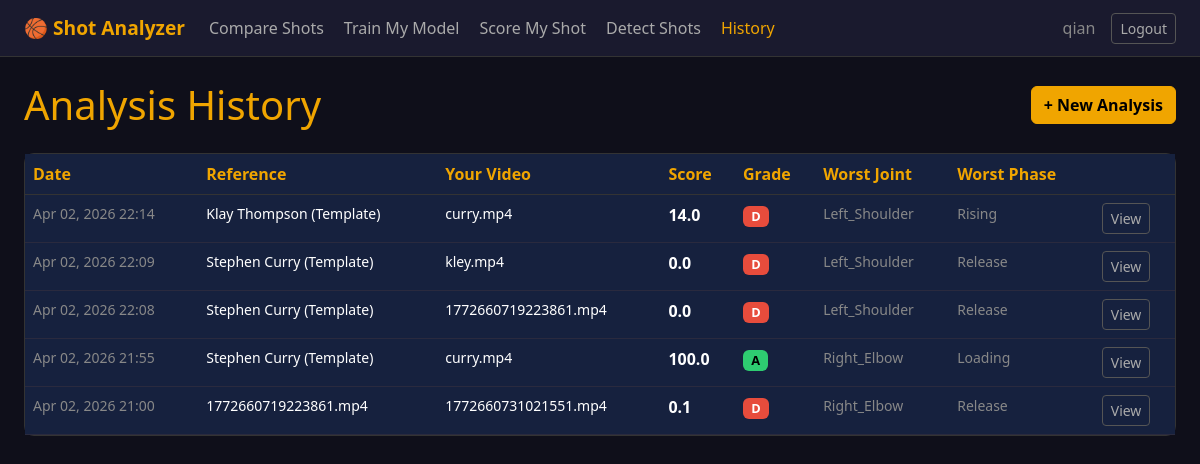
Before: /history/ (signed in) with the older database file.
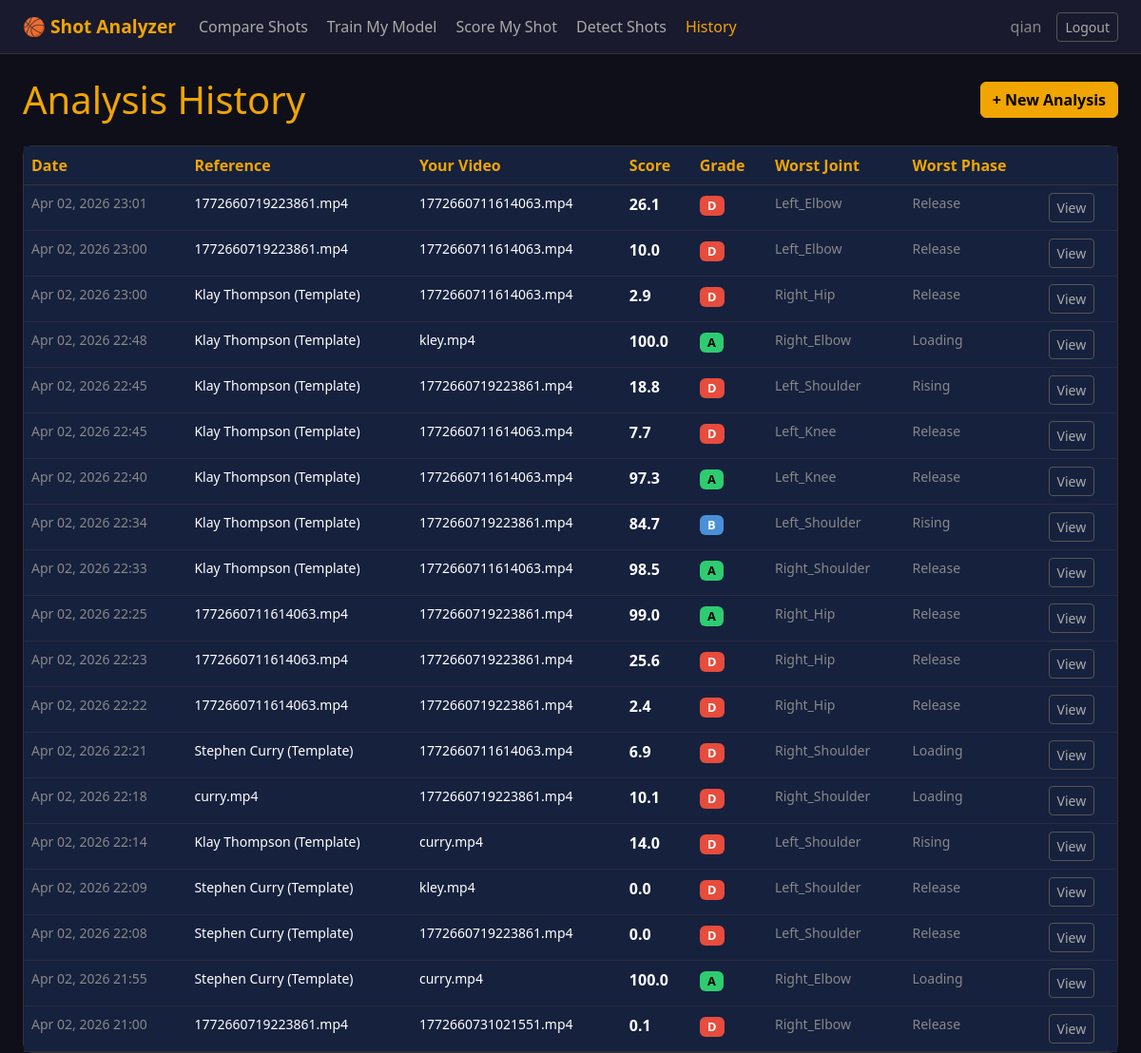
After: the same page with the newer database file.
### shot_analyzer/models.py (models this page shows, shortened)
class AnalysisSession(models.Model):
    user = models.ForeignKey(User, on_delete=models.CASCADE, related_name='sessions')
    created_at = models.DateTimeField(auto_now_add=True)
    ref_video_name = models.CharField(max_length=255)
    user_video_name = models.CharField(max_length=255)
    overall_score = models.FloatField()
    grade = models.CharField(max_length=5)
    most_inconsistent_joint = models.CharField(max_length=50)
    most_inconsistent_phase = models.CharField(max_length=50)
    feedback_json = models.TextField()       # JSON list[str]
    joint_scores_json = models.TextField()   # JSON list[dict]
    chart_score_card = models.TextField()    # base64 PNG
    chart_radar = models.TextField()         # base64 PNG
    chart_joint_bars = models.TextField()    # base64 PNG
    chart_angle_curves = models.TextField(blank=True)  # base64 PNG
    phase_scores_json  = models.TextField(default='[]')  # JSON list[dict]
    class Meta:
        ordering = ['-created_at']

### shot_analyzer/views.py (the view)
# urls.py: path('history/',            views.history,             name='history'),
@login_required
def history(request):
    sessions = AnalysisSession.objects.filter(user=request.user)
    return render(request, 'shot_analyzer/history.html', {'sessions': sessions})

### shot_analyzer/templates/shot_analyzer/history.html (shortened to what this page needs)
{% extends 'shot_analyzer/base.html' %}
{% block content %}
<div class="d-flex align-items-center justify-content-between mb-4">
  <h1 class="mb-0">Analysis History</h1>
  <a href="{% url 'compare' %}" class="btn btn-primary">+ New Analysis</a>
</div>
{% if sessions %}
<div class="card">
  <div class="card-body p-0">
    <table class="table table-dark table-hover mb-0">
      <thead>
        <tr>
          <th>Date</th>
          <th>Reference</th>
          <th>Your Video</th>
          <th>Score</th>
          <th>Grade</th>
          <th>Worst Joint</th>
          <th>Worst Phase</th>
          <th></th>
        </tr>
      </thead>
      <tbody>
        {% for s in sessions %}
        <tr>
          <td class="text-muted small">{{ s.created_at|date:"M d, Y H:i" }}</td>
          <td class="small">{{ s.ref_video_name }}</td>
          <td class="small">{{ s.user_video_name }}</td>
          <td class="fw-bold score-color-{{ s.grade|lower }}">{{ s.overall_score }}</td>
          <td><span class="badge badge-{{ s.grade|lower }}">{{ s.grade }}</span></td>
          <td class="text-muted small">{{ s.most_inconsistent_joint|title }}</td>
          <td class="text-muted small">{{ s.most_inconsistent_phase }}</td>
          <td>
            <a href="{% url 'results' s.id %}" class="btn btn-outline-secondary btn-sm">View</a>
          </td>
        </tr>
        {% endfor %}
      </tbody>
    </table>
  </div>
</div>
{% endif %}
{% endblock %}

### shot_analyzer/templates/shot_analyzer/base.html (shortened to what this page needs)
<!DOCTYPE html>
<html lang="en">
<head>
  <link href="https://cdn.jsdelivr.net/npm/bootstrap@5.3.0/dist/css/bootstrap.min.css" rel="stylesheet">
</head>
<body>
<nav class="navbar navbar-expand-lg">
  <div class="container-fluid px-4">
    <a class="navbar-brand" href="{% url 'home' %}">🏀 Shot Analyzer</a>
    <div class="collapse navbar-collapse" id="navMenu">
      {% if user.is_authenticated %}
      <ul class="navbar-nav me-auto gap-1">
        <li class="nav-item">
          <a class="nav-link {% if request.resolver_match.url_name == 'compare' %}active{% endif %}"
             href="{% url 'compare' %}">Compare Shots</a>
        </li>
        <li class="nav-item">
          <a class="nav-link {% if request.resolver_match.url_name == 'training' %}active{% endif %}"
             href="{% url 'training' %}">Train My Model</a>
        </li>
        <li class="nav-item">
          <a class="nav-link {% if request.resolver_match.url_name == 'score' %}active{% endif %}"
             href="{% url 'score' %}">Score My Shot</a>
        </li>
        <li class="nav-item">
          <a class="nav-link {% if request.resolver_match.url_name == 'detect_shots' %}active{% endif %}"
             href="{% url 'detect_shots' %}">Detect Shots</a>
        </li>
        <li class="nav-item">
          <a class="nav-link {% if request.resolver_match.url_name == 'history' %}active{% endif %}"
             href="{% url 'history' %}">History</a>
        </li>
      </ul>
      <ul class="navbar-nav ms-auto align-items-center gap-2">
        <li class="nav-item">
          <span class="nav-link text-muted">{{ user.username }}</span>
        </li>
        <li class="nav-item">
          <a class="btn btn-outline-secondary btn-sm" href="{% url 'logout' %}">Logout</a>
        </li>
      </ul>
      {% endif %}
    </div>
  </div>
</nav>
<div class="container-fluid px-4 mt-4" style="max-width: 1400px;">
  {% block content %}{% endblock %}
</div>
</body>
</html>

### shot_analyzer/templates/shot_analyzer/base.html (style rules this page uses)
body { background-color: #0F0F1A; color: #FFFFFF; min-height: 100vh; }
.navbar { background-color: #1A1A2E !important; border-bottom: 1px solid #333; }
.navbar-brand { color: #F0A500 !important; font-weight: 700; font-size: 1.2rem; }
.nav-link { color: #AAAAAA !important; }
.nav-link:hover, .nav-link.active { color: #F0A500 !important; }
.card { background-color: #1A1A2E; border: 1px solid #333; border-radius: 10px; }
h1, h2, h3, h4 { color: #F0A500; }
.btn-primary { background-color: #F0A500; border-color: #F0A500; color: #000; font-weight: 600; }
.btn-outline-secondary { color: #AAAAAA; border-color: #555; }
.table { color: #EEE; }
.table-dark { --bs-table-bg: #16213E; --bs-table-border-color: #333; }
.table th { color: #F0A500; border-color: #333 !important; }
.table td { border-color: #2a2a3e !important; }
.badge { font-size: 0.8rem; }
.badge-a { background-color: #2ECC71 !important; color: #000; }
.badge-b { background-color: #4A90D9 !important; }
.badge-d { background-color: #E74C3C !important; }
.score-color-a { color: #2ECC71; }
.score-color-b { color: #4A90D9; }
.score-color-d { color: #E74C3C; }
.text-muted { color: #888 !important; }

Changed rows visible on the page:
added AnalysisSession: created_at "Apr 02, 2026 23:01", ref_video_name "1772660719223861.mp4", user_video_name "1772660711614063.mp4", overall_score "26.1", grade "D", most_inconsistent_joint "Left_Elbow", most_inconsistent_phase "Release"
added AnalysisSession: created_at "Apr 02, 2026 23:00", ref_video_name "1772660719223861.mp4", user_video_name "1772660711614063.mp4", overall_score "10.0", grade "D", most_inconsistent_joint "Left_Elbow", most_inconsistent_phase "Release"
added AnalysisSession: created_at "Apr 02, 2026 23:00", ref_video_name "Klay Thompson (Template)", user_video_name "1772660711614063.mp4", overall_score "2.9", grade "D", most_inconsistent_joint "Right_Hip", most_inconsistent_phase "Release"
added AnalysisSession: created_at "Apr 02, 2026 22:48", ref_video_name "Klay Thompson (Template)", user_video_name "kley.mp4", overall_score "100.0", grade "A", most_inconsistent_joint "Right_Elbow", most_inconsistent_phase "Loading"
added AnalysisSession: created_at "Apr 02, 2026 22:45", ref_video_name "Klay Thompson (Template)", user_video_name "1772660719223861.mp4", overall_score "18.8", grade "D", most_inconsistent_joint "Left_Shoulder", most_inconsistent_phase "Rising"
added AnalysisSession: created_at "Apr 02, 2026 22:45", ref_video_name "Klay Thompson (Template)", user_video_name "1772660711614063.mp4", overall_score "7.7", grade "D", most_inconsistent_joint "Left_Knee", most_inconsistent_phase "Release"
added AnalysisSession: created_at "Apr 02, 2026 22:40", ref_video_name "Klay Thompson (Template)", user_video_name "1772660711614063.mp4", overall_score "97.3", grade "A", most_inconsistent_joint "Left_Knee", most_inconsistent_phase "Release"
added AnalysisSession: created_at "Apr 02, 2026 22:34", ref_video_name "Klay Thompson (Template)", user_video_name "1772660719223861.mp4", overall_score "84.7", grade "B", most_inconsistent_joint "Left_Shoulder", most_inconsistent_phase "Rising"
added AnalysisSession: created_at "Apr 02, 2026 22:33", ref_video_name "Klay Thompson (Template)", user_video_name "1772660711614063.mp4", overall_score "98.5", grade "A", most_inconsistent_joint "Right_Shoulder", most_inconsistent_phase "Release"
added AnalysisSession: created_at "Apr 02, 2026 22:25", ref_video_name "1772660711614063.mp4", user_video_name "1772660719223861.mp4", overall_score "99.0", grade "A", most_inconsistent_joint "Right_Hip", most_inconsistent_phase "Release"
added AnalysisSession: created_at "Apr 02, 2026 22:23", ref_video_name "1772660711614063.mp4", user_video_name "1772660719223861.mp4", overall_score "25.6", grade "D", most_inconsistent_joint "Right_Hip", most_inconsistent_phase "Release"
added AnalysisSession: created_at "Apr 02, 2026 22:22", ref_video_name "1772660711614063.mp4", user_video_name "1772660719223861.mp4", overall_score "2.4", grade "D", most_inconsistent_joint "Right_Hip", most_inconsistent_phase "Release"
added AnalysisSession: created_at "Apr 02, 2026 22:21", ref_video_name "Stephen Curry (Template)", user_video_name "1772660711614063.mp4", overall_score "6.9", grade "D", most_inconsistent_joint "Right_Shoulder", most_inconsistent_phase "Loading"
added AnalysisSession: created_at "Apr 02, 2026 22:18", ref_video_name "curry.mp4", user_video_name "1772660719223861.mp4", overall_score "10.1", grade "D", most_inconsistent_joint "Right_Shoulder", most_inconsistent_phase "Loading"
